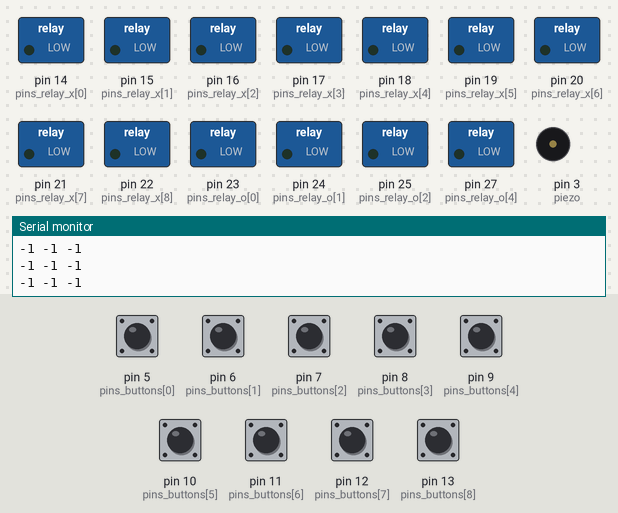
The sketch below on a simulated Arduino Mega 2560, built with avr-gcc and run on an emulated ATmega2560. Shown: switched loads named in the sketch (green lamp = pin HIGH), buzzer (waves = sounding, pin HIGH), the last lines printed to the serial monitor. Inputs (shaded band) come from the test bench; at power-on: pin 5 (pins_buttons[0]), pin 6 (pins_buttons[1]), pin 7 (pins_buttons[2]), pin 8 (pins_buttons[3]), pin 9 (pins_buttons[4]), pin 10 (pins_buttons[5]), pin 11 (pins_buttons[6]), pin 12 (pins_buttons[7]), pin 13 (pins_buttons[8]) HIGH.

Above: at 1.2 s.
1.3 s: pin 5 (pins_buttons[0]) pulled LOW for 0.15 s
At 3.0 s:
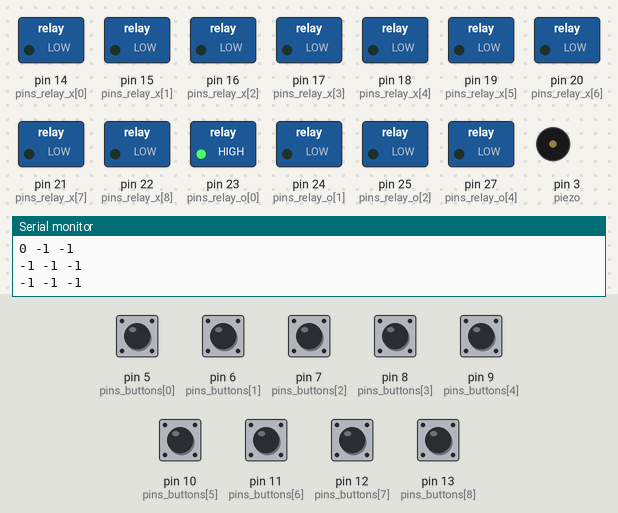
3.3 s: pin 6 (pins_buttons[1]) pulled LOW for 0.15 s
At 4.6 s:
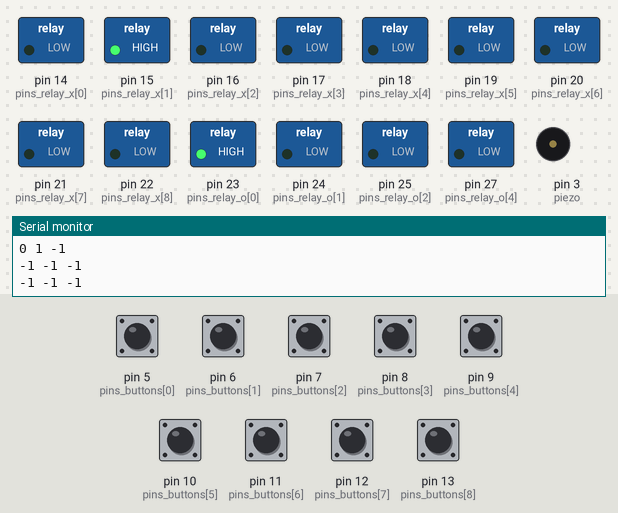
5.3 s: pin 7 (pins_buttons[2]) pulled LOW for 0.15 s
At 6.2 s:
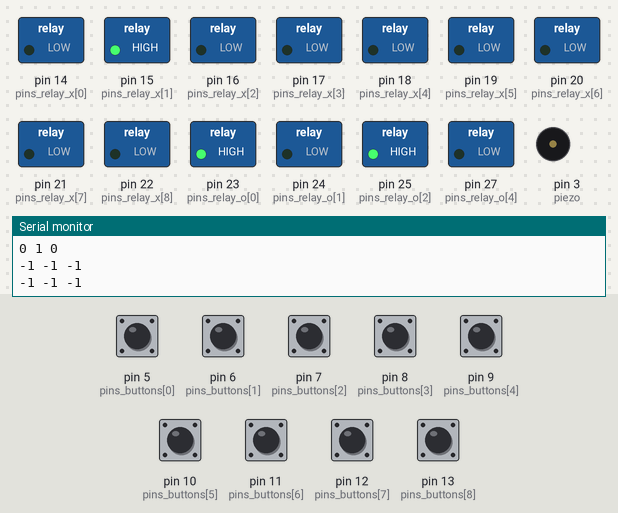
7.3 s: pin 8 (pins_buttons[3]) pulled LOW for 0.15 s
At 9.0 s:
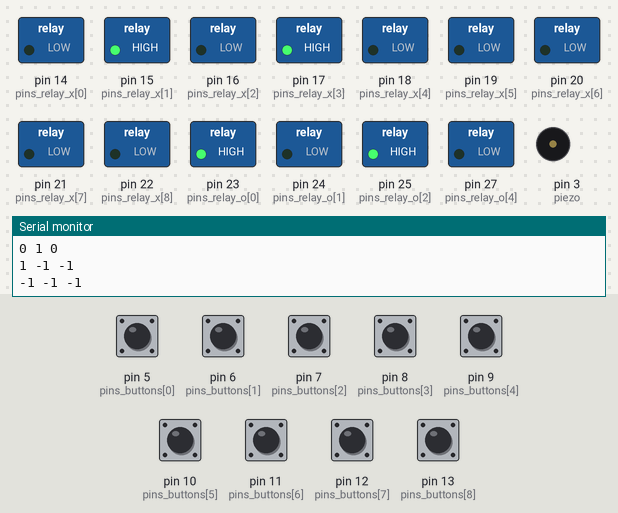
9.3 s: pin 9 (pins_buttons[4]) pulled LOW for 0.15 s
At 10.7 s:
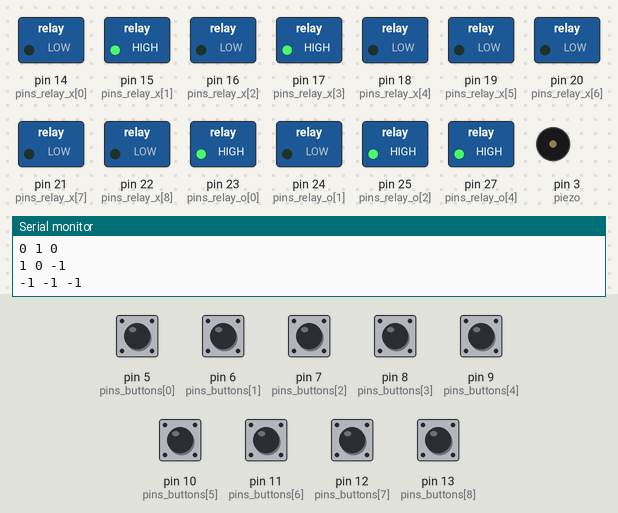
11.3 s: pin 10 (pins_buttons[5]) pulled LOW for 0.15 s
At 12.3 s:
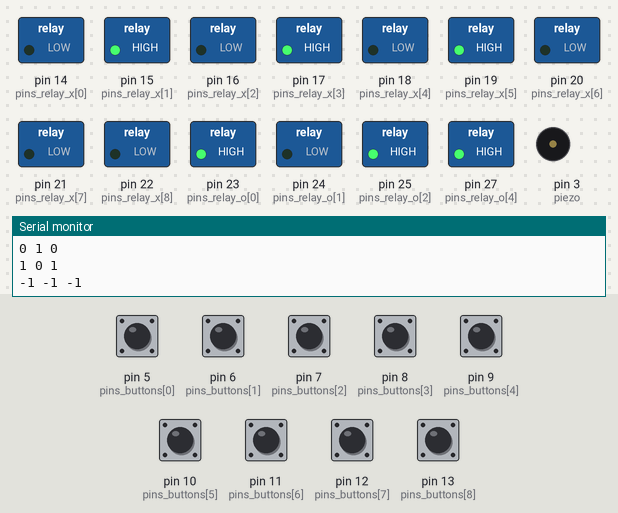
Timing chart, 0 to 14.3 s (numbered marks = the images above; inputs shaded):
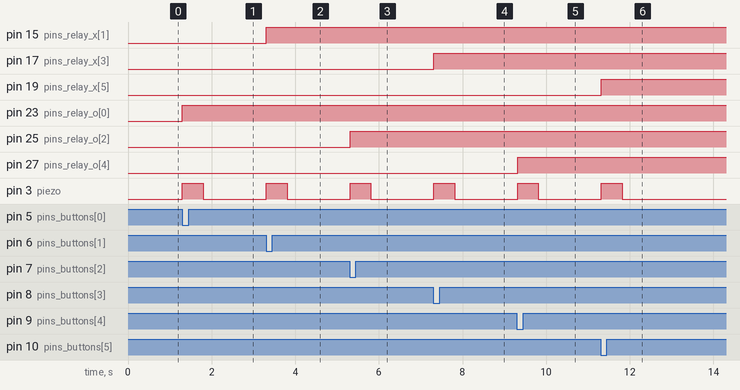

Measured:
- after the input at 1.3 s, pin 23 (pins_relay_o[0]): LOW → HIGH at once; pin 3 (piezo): LOW → HIGH at once, → LOW 0.50 s later
- after the input at 3.3 s, pin 15 (pins_relay_x[1]): LOW → HIGH at once; pin 3 (piezo): LOW → HIGH at once, → LOW 0.50 s later
- after the input at 5.3 s, pin 25 (pins_relay_o[2]): LOW → HIGH at once; pin 3 (piezo): LOW → HIGH at once, → LOW 0.50 s later
- after the input at 7.3 s, pin 17 (pins_relay_x[3]): LOW → HIGH at once; pin 3 (piezo): LOW → HIGH at once, → LOW 0.50 s later
- after the input at 9.3 s, pin 27 (pins_relay_o[4]): LOW → HIGH at once; pin 3 (piezo): LOW → HIGH at once, → LOW 0.50 s later
- after the input at 11.3 s, pin 19 (pins_relay_x[5]): LOW → HIGH at once; pin 3 (piezo): LOW → HIGH at once, → LOW 0.50 s later

The sketch:

tic-tac-toe-arduino.ino
```cpp
/*
 tic-tac-toe-arduino
 by thisiscleverson
 version: 01
 github: https://github.com/thisiscleverson
 repository: https://github.com/thisiscleverson/tic-tac-toe-arduino.git
*/


// tabuleiro vazio
int board[9] = {
                -1,-1,-1,
                -1,-1,-1,
                -1,-1,-1
                };

// sequências vencedoras
int winningSequences[8][3] = {
                              {0,1,2},
                              {3,4,5},
                              {6,7,8},
                              {0,3,6},
                              {1,4,7},
                              {2,5,8},
                              {0,4,8},
                              {2,4,6}
                            };


byte pins_buttons[9] = {5,6,7,8,9,10,11,12,13};      // Lista de pinos digitais para os botões
byte pins_relay_x[9] = {14,15,16,17,18,19,20,21,22}; // pinos digitais para o relé da fita de led [X]
byte pins_relay_o[9] = {23,24,25,26,27,28,29,30,31}; // pinos digitais para o relé da fita de led [O]


bool active_piezo = true;  // variável para ativar e desativar o jogo
bool debug        = true;  // variável para mostrar todos os logs no serial monitor
bool gameover     = false; // variável de gameover para resetar o jogo
bool symbols      = 1;     // 1 para [X] & 0 para [O]


#define piezo 3    // pino para o buzzer
#define effect1 32 // pino de efeito de vencedor ou perdedor
#define effect2 33 // pino de efeito de vencedor ou perdedor

#define time_to_reset 2000  // delay para poder resetar o tabuleiro (milissegundos) --> 1s = 1000ms
#define calibrate_button 50 // delay para calibrar a leitura dos botões


//Funções
bool change(){ // função para mudar os simbolos para [x] ou [O]
  symbols = !symbols;
  return symbols;
}


int getButtonAction(){ // capturar qual botão foi precionado
  for(int x=0; x<9; x++){
    if(digitalRead(pins_buttons[x]) != 1){
      return x; // retornar o index do botão precionado
    };
  };
  return -1; // retornar -1 se nenhum botão foi apertado
}


void make_play(int position){ // inserir o [X] ou [O] no tabuleiro
  bool symbols;
  int winningSequencesIndex;

  if(board[position] == -1){
    symbols = change();
    board[position] = symbols;
    ledEffect(position, symbols);
    //ativar/desativar o buzzer
    if(active_piezo){
      digitalWrite(piezo, HIGH);
      delay(500);
      digitalWrite(piezo, LOW);
    }
  };

  winningSequencesIndex = checkWinningSequences(symbols); // verificar a sequência vencedora

  if(winningSequencesIndex == -1){
    checkTie(); // verificar se deu um empate
  }else{
    winnerOrLoserEffect(symbols);
  }
}


void ledEffect(int position, bool symbols){

  if(symbols == 0){      // ligar o led do [O]
    digitalWrite(pins_relay_o[position], HIGH);
  }
  else if(symbols == 1){ // ligar o led do [X]
    digitalWrite(pins_relay_x[position], HIGH);
  }
}


void winnerOrLoserEffect(int effects){
  if(effects == 0){
    digitalWrite(effect1, HIGH);
  }
  else if(effects == 1){
    digitalWrite(effect2, HIGH);
  }
}


void cleanLedEffect(int position){

    // desligar os leds de [X] & [O]
    digitalWrite(pins_relay_o[position], LOW);
    digitalWrite(pins_relay_x[position], LOW);

    // desligar os leds de vencedor ou perdedor
    digitalWrite(effect1, LOW);
    digitalWrite(effect2, LOW);
}


int checkWinningSequences(bool symbols){
  for(int i=0; i<8; i++){
    if(board[winningSequences[i][0]] == symbols && board[winningSequences[i][1]] == symbols && board[winningSequences[i][2]] == symbols){
      gameover = true;
      return i;
    };
  };
  return -1;
}


void checkTie(){ // verificar empate
  for(int i=0; i<9; i++){
    if(board[i] == -1){
      return;
    }
  };
  gameover = true;
}


void reset(){ // função para resetar o tabuleiro
  // limpar o tabuleiro
  for(int i=0; i<9; i++){
    board[i] = -1;
    cleanLedEffect(i); // função para desligar todos os leds
  };
  symbols  = 1;
  gameover = false;
}


void showBoard(){ // mostrar o tabuleiro no monitor serial
  for(int i=0; i<9;){
      for(int r=0; r<3; r++){
        Serial.print(String(board[i]) + " ");
        i++;
      };
      Serial.println();
    };
}


//setup
void setup() {
  Serial.begin(9600);

  // ativar os pinos digitais do botões como entrada
  for(int i=0; i<9; i++){
    pinMode(pins_buttons[i], INPUT_PULLUP);
  };


  // ativar os pinos digitais do relé como saida
  for(int i=0; i<9; i++){
    pinMode(pins_relay_x[i], OUTPUT); // pinos digitais do relé x
    pinMode(pins_relay_o[i], OUTPUT); // pinos digitais do relé o
  };


  pinMode(effect1, OUTPUT);  // definir o pino de efeito de vencedor ou perdedor como saida
  pinMode(effect2, OUTPUT);  // definir o pino de efeito de vencedor ou perdedor como saida
  pinMode(piezo,   OUTPUT);  // definir o pino do buzzer como saida

  // mostrar o tabuleiro no monitor serial
  if(debug){
    Serial.println("Board:");
    showBoard();
  }
}

void loop() {

  // fazer a leitura de todos os botões
  // e retornar o index do botão precionado
  int buttonIndex = getButtonAction();

  if(buttonIndex != -1 && !gameover){
      make_play(buttonIndex);

      // mostrar o tabuleiro na Serial
      if(debug){
        Serial.println("Board:");
        showBoard();
      }
  };

  // resetar o jogo
  if(gameover){
    //ativar o som de gamerover
    active_piezo == true? digitalWrite(piezo, HIGH):  // operador ternario para ativar/desativar o buzzer
    delay(time_to_reset);                             // esperar 2 segundos para reiniciar o jogo
    active_piezo == true? digitalWrite(piezo, LOW):   // operador ternario para ativar/desativar o buzzer
    reset();                                          // resetar o tabuleiro

    // mostrar o tabuleiro na Serial
    if(debug){
      Serial.println("Gamer Over");
      showBoard();
    }
  };

  delay(calibrate_button);
}
```
